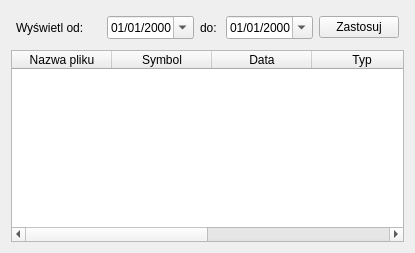
      <widget class="QWidget" name="warehouseTab">
       <attribute name="title">
        <string>Historia magazynu</string>
       </attribute>
       <layout class="QVBoxLayout" name="verticalLayout_3">
        <item>
         <layout class="QHBoxLayout" name="horizontalLayout_2">
          <property name="leftMargin">
           <number>5</number>
          </property>
          <property name="topMargin">
           <number>5</number>
          </property>
          <property name="rightMargin">
           <number>5</number>
          </property>
          <property name="bottomMargin">
           <number>5</number>
          </property>
          <item>
           <widget class="QLabel" name="label">
            <property name="sizePolicy">
             <sizepolicy hsizetype="Preferred" vsizetype="Preferred">
              <horstretch>0</horstretch>
              <verstretch>0</verstretch>
             </sizepolicy>
            </property>
            <property name="minimumSize">
             <size>
              <width>85</width>
              <height>0</height>
             </size>
            </property>
            <property name="text">
             <string>Wyświetl od: </string>
            </property>
           </widget>
          </item>
          <item>
           <widget class="QDateEdit" name="warehouseFromDate">
            <property name="sizePolicy">
             <sizepolicy hsizetype="MinimumExpanding" vsizetype="Fixed">
              <horstretch>0</horstretch>
              <verstretch>0</verstretch>
             </sizepolicy>
            </property>
            <property name="cursor">
             <cursorShape>UpArrowCursor</cursorShape>
            </property>
            <property name="focusPolicy">
             <enum>Qt::TabFocus</enum>
            </property>
            <property name="displayFormat">
             <string>dd/MM/yyyy</string>
            </property>
            <property name="calendarPopup">
             <bool>true</bool>
            </property>
           </widget>
          </item>
          <item>
           <widget class="QLabel" name="label_2">
            <property name="text">
             <string>do: </string>
            </property>
           </widget>
          </item>
          <item>
           <widget class="QDateEdit" name="warehouseToDate">
            <property name="sizePolicy">
             <sizepolicy hsizetype="MinimumExpanding" vsizetype="Fixed">
              <horstretch>0</horstretch>
              <verstretch>0</verstretch>
             </sizepolicy>
            </property>
            <property name="cursor">
             <cursorShape>UpArrowCursor</cursorShape>
            </property>
            <property name="focusPolicy">
             <enum>Qt::TabFocus</enum>
            </property>
            <property name="displayFormat">
             <string>dd/MM/yyyy</string>
            </property>
            <property name="calendarPopup">
             <bool>true</bool>
            </property>
           </widget>
          </item>
          <item>
           <widget class="QPushButton" name="findWarehouses">
            <property name="cursor">
             <cursorShape>PointingHandCursor</cursorShape>
            </property>
            <property name="text">
             <string>Zastosuj</string>
            </property>
           </widget>
          </item>
         </layout>
        </item>
        <item>
         <widget class="QTableWidget" name="tableM">
          <property name="contextMenuPolicy">
           <enum>Qt::CustomContextMenu</enum>
          </property>
          <property name="editTriggers">
           <set>QAbstractItemView::NoEditTriggers</set>
          </property>
          <column>
           <property name="text">
            <string>Nazwa pliku</string>
           </property>
          </column>
          <column>
           <property name="text">
            <string>Symbol</string>
           </property>
          </column>
          <column>
           <property name="text">
            <string>Data</string>
           </property>
          </column>
          <column>
           <property name="text">
            <string>Typ</string>
           </property>
          </column>
          <column>
           <property name="text">
            <string>Nabywca</string>
           </property>
          </column>
          <column>
           <property name="text">
            <string>NIP</string>
           </property>
          </column>
         </widget>
        </item>
       </layout>
      </widget>
